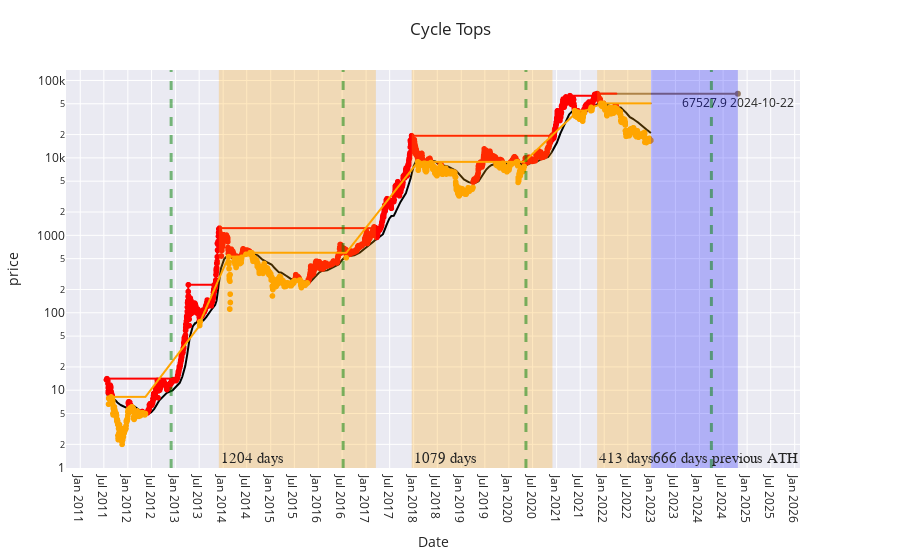

The notebook cell this image was saved under:
### Code cell
## Approximate date/time to reach previous ATH

import plotly.express as px
import plotly.graph_objects as go
fig = px.scatter(df, x="date", y="price", color="status", color_discrete_sequence=["red", "orange"], trendline="expanding", trendline_options=dict(function="max"), 
                 title="price")

fig.add_trace(go.Scatter(name="MeanAvg", x=df['date'], y=df['meanavge'], marker = {'color' : 'black'}, legendrank=2))
# fig.add_trace(go.Scatter(name="Middle Bound", x=prediction['ds'],  mode = 'lines',line=dict(width=1,color='darkred'), y=np.exp(prediction['yhat']), legendrank=2))
# fig.add_trace(go.Scatter(name="Lower Bound", x=prediction['ds'],  mode = 'lines',line=dict(width=1,color='darkred'), y=np.exp(prediction['yhat_lower']), legendrank=1))
# fig.add_trace(go.Scatter(name="Upper Bound", x=prediction['ds'], mode = 'lines',line=dict(width=1,color='darkred'), y=np.exp(prediction['yhat_upper']), legendrank=1))

fig.update_yaxes(fixedrange=False)
fig.update_layout(title_text='Cycle Tops')
fig.update_yaxes(type="log")
fig.update_xaxes(ticklabelposition="inside top", title="Date")
fig.update_yaxes(nticks=15)
fig.update_xaxes(nticks=50)
fig.update_layout(
    margin=dict(l=20, r=100, t=70, b=20),
)

fig.add_vrect(x0="2017-03-17", x1="2013-11-29", 
              annotation_text=str((date(2017, 3, 17)-date(2013, 11, 29)).days) + " days", annotation_position="bottom left",
              annotation=dict(font_size=15, font_family="Times New Roman"),
              fillcolor="orange", opacity=0.25, line_width=0)
fig.add_vrect(x0="2017-12-17", x1="2020-11-30", 
              annotation_text=str((date(2020, 11, 30)-date(2017, 12, 17)).days) + " days", annotation_position="bottom left",
              annotation=dict(font_size=15, font_family="Times New Roman"),
              fillcolor="orange", opacity=0.25, line_width=0)
fig.add_vrect(x0="2021-11-08", x1=(f'{datetime.today():%Y-%m-%d}'), 
              annotation_text=str((date.today()-date(2021, 11, 8)).days) + " days", annotation_position="bottom left",
              annotation=dict(font_size=15, font_family="Times New Roman"),
              fillcolor="orange", opacity=0.25, line_width=0)
fig.add_vrect(x0=(f'{datetime.today():%Y-%m-%d}'), x1="2024-10-22", 
              annotation_text=str((date(2024, 10, 22) - date.today()).days) + " days previous ATH", annotation_position="bottom left",
              annotation=dict(font_size=15, font_family="Times New Roman"),
              fillcolor="blue", opacity=0.25, line_width=0)

fig.add_trace(go.Scatter(
    x=[(date(2021, 11, 8)),(date(2021, 11, 8) +timedelta(days=1079))],
    y=[df.price[df['price']==df.price.max()].tolist()[0],df.price[df['price']==df.price.max()].tolist()[0]],
    mode="markers+text+lines",
    name="Lines and Text",
    text=[ " ",str(df.price[df['price']==df.price.max()].tolist()[0]) + " " + str((date(2021, 11, 8) +timedelta(days=1079)))],
    textposition="bottom center"
))


fig.update_layout(showlegend=False)
fig.add_vline(x='2012-11-28', line_width=3, line_dash="dash", line_color="green")
fig.add_vline(x='2016-07-09', line_width=3, line_dash="dash", line_color="green")	
fig.add_vline(x='2020-05-11', line_width=3, line_dash="dash", line_color="green")	
fig.add_vline(x='2024-04-02', line_width=3, line_dash="dash", line_color="green")	
fig.layout.template = 'seaborn'
fig.show()
fig.write_html('../static/approximatenextath.html')

### Figure 1 — Plotly figure (JSON) as saved in the notebook; plotly's stock layout.template omitted (floating-point values rounded to 4 significant figures; data arrays with more than 128 entries replaced by an {"elided": "..."} marker saying what was removed)
{"data": [{"hovertemplate": "status=Overvalued<br>date=%{x}<br>price=%{y}<extra></extra>", "legendgroup": "Overvalued", "marker": {"color": "red", "symbol": "circle"}, "mode": "markers", "name": "Overvalued", "showlegend": true, "type": "scattergl", "x": {"elided": "2483 str values"}, "xaxis": "x", "y": {"elided": "2483 float values"}, "yaxis": "y"}, {"hovertemplate": "<b>Expanding max trendline</b><br><br>status=Overvalued<br>date=%{x}<br>price=%{y} <b>(trend)</b><extra></extra>", "legendgroup": "Overvalued", "marker": {"color": "red", "symbol": "circle"}, "mode": "lines", "name": "Overvalued", "showlegend": false, "type": "scattergl", "x": {"elided": "2483 str values"}, "xaxis": "x", "y": {"elided": "2483 float values"}, "yaxis": "y"}, {"hovertemplate": "status=Undervalue<br>date=%{x}<br>price=%{y}<extra></extra>", "legendgroup": "Undervalue", "marker": {"color": "orange", "symbol": "circle"}, "mode": "markers", "name": "Undervalue", "showlegend": true, "type": "scattergl", "x": {"elided": "1665 str values"}, "xaxis": "x", "y": {"elided": "1665 float values"}, "yaxis": "y"}, {"hovertemplate": "<b>Expanding max trendline</b><br><br>status=Undervalue<br>date=%{x}<br>price=%{y} <b>(trend)</b><extra></extra>", "legendgroup": "Undervalue", "marker": {"color": "orange", "symbol": "circle"}, "mode": "lines", "name": "Undervalue", "showlegend": false, "type": "scattergl", "x": {"elided": "1665 str values"}, "xaxis": "x", "y": {"elided": "1665 float values"}, "yaxis": "y"}, {"legendrank": 2, "marker": {"color": "black"}, "name": "MeanAvg", "type": "scatter", "x": {"elided": "4148 str values"}, "y": {"elided": "4148 float values"}}, {"mode": "markers+text+lines", "name": "Lines and Text", "text": [" ", "67527.9 2024-10-22"], "textposition": "bottom center", "type": "scatter", "x": ["2021-11-08", "2024-10-22"], "y": [67530.0, 67530.0]}], "layout": {"annotations": [{"font": {"family": "Times New Roman", "size": 15}, "showarrow": false, "text": "1204 days", "x": "2013-11-29", "xanchor": "left", "xref": "x", "y": 0, "yanchor": "bottom", "yref": "y domain"}, {"font": {"family": "Times New Roman", "size": 15}, "showarrow": false, "text": "1079 days", "x": "2017-12-17", "xanchor": "left", "xref": "x", "y": 0, "yanchor": "bottom", "yref": "y domain"}, {"font": {"family": "Times New Roman", "size": 15}, "showarrow": false, "text": "413 days", "x": "2021-11-08", "xanchor": "left", "xref": "x", "y": 0, "yanchor": "bottom", "yref": "y domain"}, {"font": {"family": "Times New Roman", "size": 15}, "showarrow": false, "text": "666 days previous ATH", "x": "2022-12-26", "xanchor": "left", "xref": "x", "y": 0, "yanchor": "bottom", "yref": "y domain"}], "legend": {"title": {"text": "status"}, "tracegroupgap": 0}, "margin": {"b": 20, "l": 20, "r": 100, "t": 70}, "shapes": [{"fillcolor": "orange", "line": {"width": 0}, "opacity": 0.25, "type": "rect", "x0": "2017-03-17", "x1": "2013-11-29", "xref": "x", "y0": 0, "y1": 1, "yref": "y domain"}, {"fillcolor": "orange", "line": {"width": 0}, "opacity": 0.25, "type": "rect", "x0": "2017-12-17", "x1": "2020-11-30", "xref": "x", "y0": 0, "y1": 1, "yref": "y domain"}, {"fillcolor": "orange", "line": {"width": 0}, "opacity": 0.25, "type": "rect", "x0": "2021-11-08", "x1": "2022-12-26", "xref": "x", "y0": 0, "y1": 1, "yref": "y domain"}, {"fillcolor": "blue", "line": {"width": 0}, "opacity": 0.25, "type": "rect", "x0": "2022-12-26", "x1": "2024-10-22", "xref": "x", "y0": 0, "y1": 1, "yref": "y domain"}, {"line": {"color": "green", "dash": "dash", "width": 3}, "type": "line", "x0": "2012-11-28", "x1": "2012-11-28", "xref": "x", "y0": 0, "y1": 1, "yref": "y domain"}, {"line": {"color": "green", "dash": "dash", "width": 3}, "type": "line", "x0": "2016-07-09", "x1": "2016-07-09", "xref": "x", "y0": 0, "y1": 1, "yref": "y domain"}, {"line": {"color": "green", "dash": "dash", "width": 3}, "type": "line", "x0": "2020-05-11", "x1": "2020-05-11", "xref": "x", "y0": 0, "y1": 1, "yref": "y domain"}, {"line": {"color": "green", "dash": "dash", "width": 3}, "type": "line", "x0": "2024-04-02", "x1": "2024-04-02", "xref": "x", "y0": 0, "y1": 1, "yref": "y domain"}], "showlegend": false, "title": {"text": "Cycle Tops"}, "xaxis": {"anchor": "y", "domain": [0, 1], "nticks": 50, "ticklabelposition": "inside top", "title": {"text": "Date"}}, "yaxis": {"anchor": "x", "domain": [0, 1], "fixedrange": false, "nticks": 15, "title": {"text": "price"}, "type": "log"}}}
